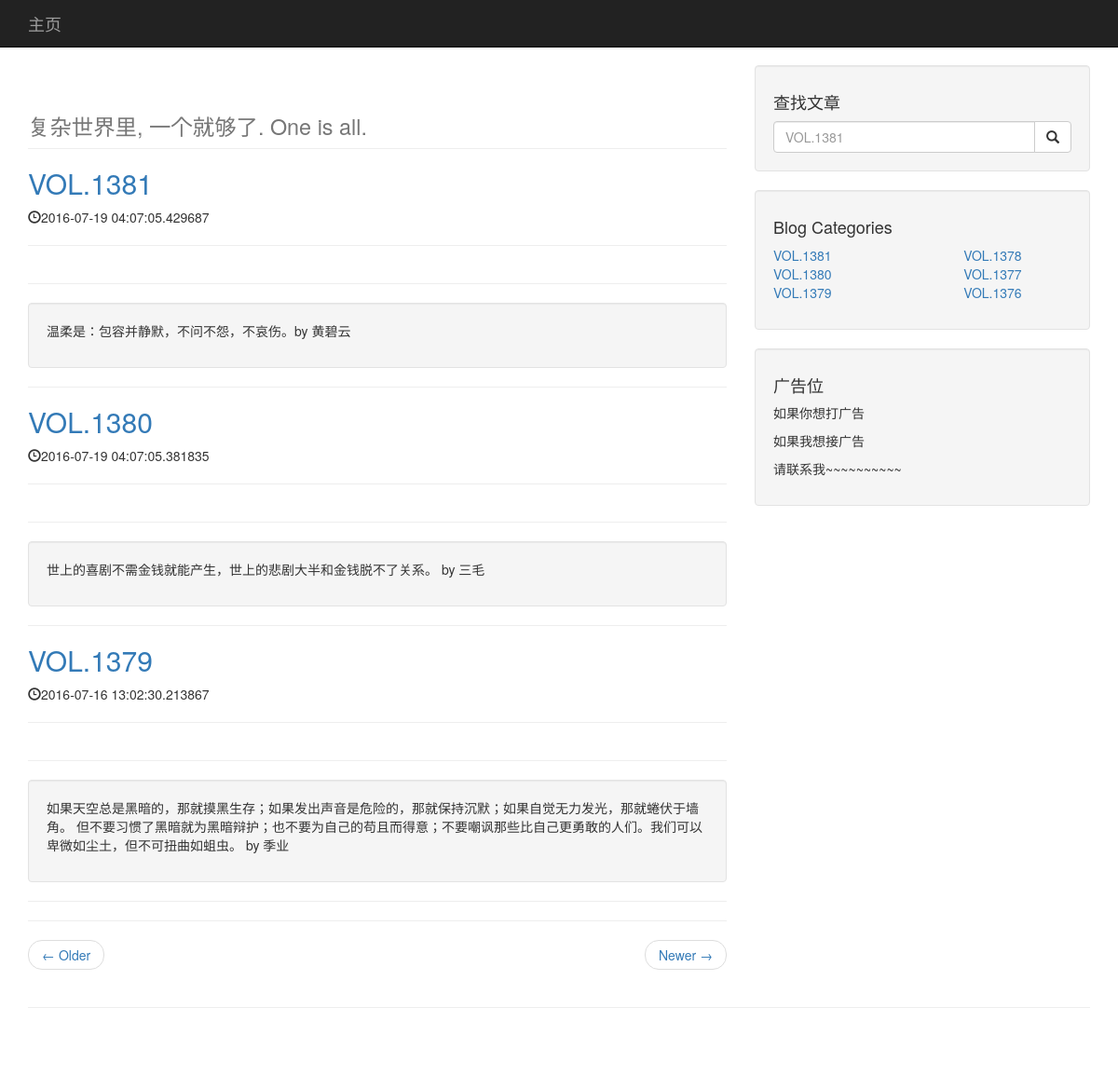
The page / on the database its author committed.
### app/models.py (models this page shows, shortened)
class Post(db.Model):
    __tablename__ = 'posts'
    id = db.Column(db.Integer, primary_key=True)
    url_num = db.Column(db.Integer)
    title = db.Column(db.String(10))
    img = db.Column(db.String(64))
    content = db.Column(db.String())
    timestamp = db.Column(db.DateTime, default=datetime.utcnow)
    comments = db.relationship('Comment', backref='post', lazy='dynamic')

### app/main/views.py (the view)
@main.route('/')
def index_view():
    page = request.args.get('page', 1, type=int)
    pagination = Post.query.order_by(Post.title.desc()).paginate(
        page,
        per_page=PER_PAGE_NUMS,
        error_out=False
    )
    posts = pagination.items
    return render_template('index.html',
                           posts=posts,
                           pagination=pagination)

### app/templates/index.html (shortened to what this page needs)
{% extends "base.html" %}
{% block blog %}
{% for post in posts %}
    <h2>
        <a href="/posts/{{ post.id }}">{{ post.title }}</a>
    </h2>
    <p><span class="glyphicon glyphicon-time"></span>{{ post.timestamp }}</p>
    <hr>
    <hr>
    <div class="well">
        <p>{{ post.content }}</p>
    </div>
    <hr>
{% endfor %}
{% endblock %}
{% block pager %}
<ul class="pager">
    <li class="previous">
        <a href="{% if pagination.has_prev %}
                {{ url_for('main.index_view', page=pagination.page-1)}}
                {% else %}#
                {% endif %}">&larr; Older</a>
    </li>
    <li class="next">
        <a href="{% if pagination.has_next %}
                {{ url_for('main.index_view', page=pagination.page+1)}}
                {% else %}#
                {% endif %}">Newer &rarr;</a>
    </li>
</ul>
{% endblock %}
{% block sidebar_content %}
    <div class="col-md-4">
        <div class="well">
            <h4>查找文章</h4>
            <div class="input-group">
                <input id="id-input-search" class="form-control" name="title" placeholder="{{posts[0].title}}">
                <span class="input-group-btn">
                    <button class="btn btn-default" type="button" id="id-button-post-search">
                        <span class="glyphicon glyphicon-search"></span>
                    </button>
                </span>
            </div>
        </div>
        <div class="well">
            <h4>Blog Categories</h4>
            <div class="row">
                <div class="col-lg-7">
                    <ul class="list-unstyled">
                        {% for post in posts %}
                            <li><a href="/posts/{{post.id}}">{{ post.title }}</a></li>
                        {% endfor %}
                    </ul>
                </div>
                <div class="col-lg-5">
                    <ul class="list-unstyled">
                        {% for post in pagination.next().items %}
                            <li><a href="/posts/{{post.id}}">{{ post.title }}</a></li>
                        {% endfor %}
                    </ul>
                </div>
            </div>
        </div>
        <div class="well">
            <h4>广告位</h4>
            <p>如果你想打广告</p>
            <p>如果我想接广告</p>
            <p>请联系我~~~~~~~~~~</p>
        </div>
    </div>
{% endblock %}

### app/templates/base.html (shortened to what this page needs)
<!DOCTYPE html>
<html lang="en">
<head>
    <link href="/static/css/bootstrap.min.css" rel="stylesheet">
    <link href="/static/css/blog-home.css" rel="stylesheet">
</head>
<body>
    <nav class="navbar navbar-inverse navbar-fixed-top" role="navigation">
        <div class="container">
            {% block navbar %}
            <div class="navbar-header">
                <a class="navbar-brand" href="{{url_for('main.index_view')}}">主页</a>
            </div>
            <div class="collapse navbar-collapse" id="bs-example-navbar-collapse-1">
                <ul class="nav navbar-nav">
                    <li>
                        <a href="#"></a>
                    </li>
                    <li>
                        <a href="#"></a>
                    </li>
                    <li>
                        <a href="#"></a>
                    </li>
                </ul>
            </div>
            {% endblock %}
        </div>
    </nav>
    {% block content %}
    <div class="container">
        <div class="row">
            {% block blog_content %}
            <div class="col-md-8">
                {% block page_header %}
                <h1 class="page-header">
                    <small>复杂世界里, 一个就够了. One is all.</small>
                </h1>
                {% endblock %}
                {% block blog %}{% endblock %}
                <hr>
                {% block pager %}{% endblock %}
            </div>
            {% endblock %}
            {% block sidebar_content %}{% endblock %}
        </div>
        <hr>
        {% block advert%}
        <footer>
            <div class="row">
                <div class="col-lg-12">
                </div>
            </div>
        </footer>
    {% endblock %}
    </div>
    {% endblock %}
</body>
</html>

### app/static/css/blog-home.css (style rules this page uses)
body { padding-top: 70px; }
footer { margin: 50px 0; }

### rows shown on the page
Post: title "VOL.1381", timestamp "2016-07-19 04:07:05.429687", content "温柔是：包容并静默，不问不怨，不哀伤。by 黄碧云"
Post: title "VOL.1380", timestamp "2016-07-19 04:07:05.381835", content "世上的喜剧不需金钱就能产生，世上的悲剧大半和金钱脱不了关系。 by 三毛"
Post: title "VOL.1379", timestamp "2016-07-16 13:02:30.213867", content "如果天空总是黑暗的，那就摸黑生存；如果发出声音是危险的，那就保持沉默；如果自觉无力发光，那就蜷伏于墙角。 但不要习惯了黑暗就为黑暗辩护；也不要为自己的苟且而得意；不要嘲讽那些比自己更勇敢的人们。我们可以卑微如尘土，但不可扭曲如蛆虫。 by 季业"
Post: title "VOL.1378"
Post: title "VOL.1377"
Post: title "VOL.1376"
